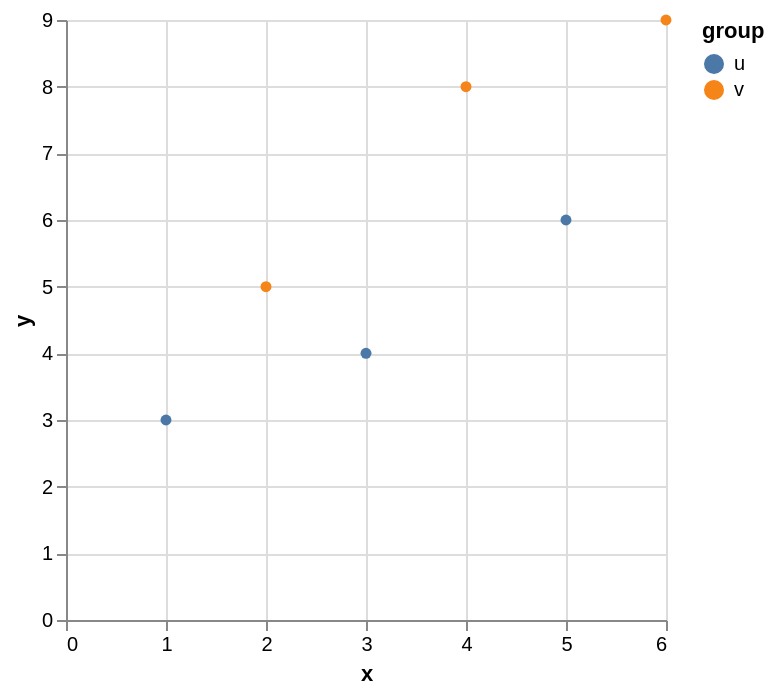

Write a Vega-Lite specification for this figure.
### Vega-Lite specification from a JSON file in a GitHub repository (floating-point values rounded to 4 significant figures)
{"$schema": "https://vega.github.io/schema/vega-lite/v6.json", "data": {"values": [{"group": "u", "size": 10, "x": 1, "y": 3}, {"group": "v", "size": 40, "x": 2, "y": 5}, {"group": "u", "size": 20, "x": 3, "y": 4}, {"group": "v", "size": 80, "x": 4, "y": 8}, {"group": "u", "size": 30, "x": 5, "y": 6}, {"group": "v", "size": 60, "x": 6, "y": 9}]}, "description": "Legend toggle: a point selection bound to the legend.", "encoding": {"color": {"field": "group", "type": "nominal"}, "opacity": {"condition": {"param": "g", "value": 1}, "value": 0.2}, "x": {"field": "x", "type": "quantitative"}, "y": {"field": "y", "type": "quantitative"}}, "mark": "circle", "params": [{"bind": "legend", "name": "g", "select": {"fields": ["group"], "type": "point"}}], "usermeta": {"eas": {"standin_ratio": 0.0175, "threshold": 0.04}}}
